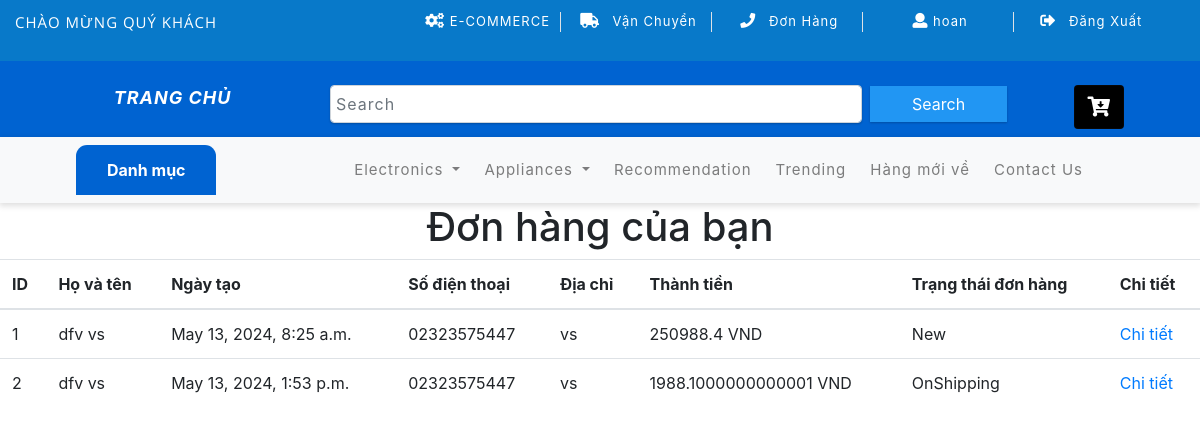
Before: /order/ (signed in) with the older database file.
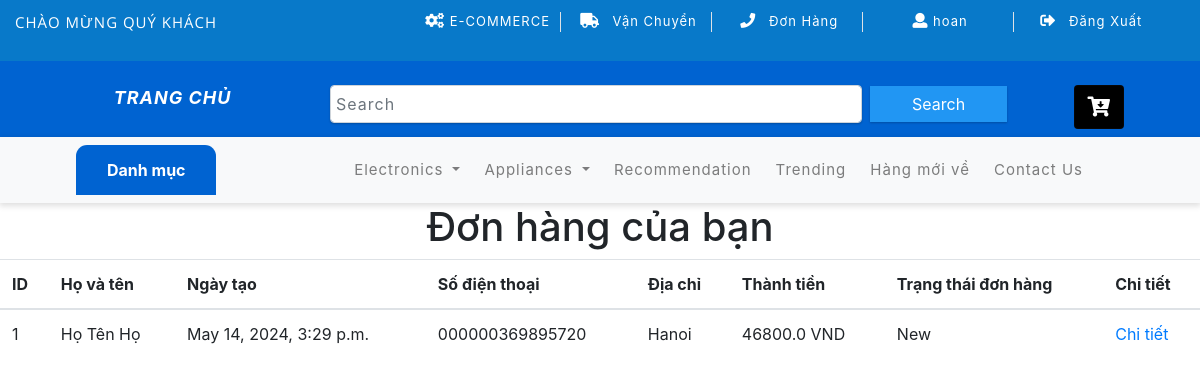
After: the same page with the newer database file.
### order/models.py (models this page shows, shortened)
class Order(models.Model):
    STATUS = (
        ("New", "New"),
        ("Accepted", "Accepted"),
        ("Preaparing", "Preaparing"),
        ("OnShipping", "OnShipping"),
        ("Completed", "Completed"),
        ("Canceled", "Canceled"),
    )
    user = models.ForeignKey(User, on_delete=models.CASCADE)
    name = models.CharField(max_length=10)
    surname = models.CharField(max_length=10)
    address = models.CharField(max_length=150)
    city = models.CharField(max_length=20)
    phone = models.CharField(max_length=20)
    total = models.FloatField()
    note = models.TextField(null=True, default="")
    status = models.CharField(choices=STATUS, default="New", max_length=15)
    create_at = models.DateTimeField(auto_now_add=True)
    update_at = models.DateTimeField(auto_now=True)

### order/views.py (the view)
# urls.py: path("", views.index, name="orderindex"),
@login_required(login_url="/login")
def index(request):
    current_user = request.user
    orders = Order.objects.all().filter(user_id=current_user.id)
    context = {
        "page": "orders",
        "orders": orders,
    }
    return render(request, "order_list.html", context)

### profiles/models.py (called while the page is built)
    def get_absolute_url(self):
        return reverse("profiles:profile", args=[str(self.slug)])

### templates/order_list.html (shortened to what this page needs)
{% extends 'base.html' %}
{% load static %}
{% block css %}
<link href="{%static 'shop/css/orderlist.css' %}" rel="stylesheet">
{% endblock %}
{% block body %}
<div id="demo">
  <center><h1> Đơn hàng của bạn </h1></center>
  <div class="table-responsive-vertical shadow-z-1">
  <table id="table" class="table table-hover table-mc-light-blue">
      <thead>
        <tr>
          <th>ID</th>
          <th> Họ và tên </th>
          <th> Ngày tạo </th>
          <th> Số điện thoại </th>
            <th> Địa chỉ </th>
            <th> Thành tiền </th>
            <th> Trạng thái đơn hàng </th>
            <th> Chi tiết </th>
        </tr>
      </thead>
      <tbody>
       {% for rs in orders %}
        <tr>
          <td data-title="ID">{{rs.id}}</td>
          <td data-title="Full Name">{{ rs.name }}  {{ rs.surname }}</td>
            <td>{{rs.create_at}}</td>
            <td>{{ rs.phone }}</td>
            <td>{{ rs.city }}</td>
            <td>{{ rs.total }} VND </td>
            <td>{{ rs.status }}</td>
          <td data-title="Link">
            <a href="/order/detail/{{ rs.id }}" target="_blank">Chi tiết </a>
          </td>
{% endfor %}
        </tr>
      </tbody>
    </table>
  </div>
                        </div>
{% endblock %}

### templates/base.html (shortened to what this page needs)
{% load static %}
<!DOCTYPE html>
<html lang="en">
<head>
    {% block css %}{% endblock %}
</head>
<body>
{% load bootstrap3 %}
{% load static %}
<!DOCTYPE html>
<html lang="zxx">
<head>
	<link href="{% static 'shop/css/bootstrap.css' %}" rel="stylesheet" type="text/css" media="all" />
	<link href="{% static 'shop/css/style.css' %}" rel="stylesheet" type="text/css" media="all" />
	<link rel="stylesheet" href="{% static 'shop/css/fontawesome-all.css' %}">
	<link href="{% static 'shop/css/popuo-box.css' %}" rel="stylesheet" type="text/css" media="all" />
	<link href="{% static 'shop/css/menu.css' %}" rel="stylesheet" type="text/css" media="all" />
	<link href="{% static 'shop/css/owl.carousel.css' %}" rel="stylesheet" type="text/css" media="all">
	<link rel="stylesheet" type="text/css" href="{% static 'shop/css/main-color.css' %}">
<link href="//maxcdn.bootstrapcdn.com/bootstrap/4.1.1/css/bootstrap.min.css" rel="stylesheet" id="bootstrap-css">
</head>
<body>
	<div class="agile-main-top">
		<div class="container-fluid">
			<div class="row main-top-w3l py-2">
				<div class="col-lg-4 header-most-top">
						<p class="text-white"> <i class="{% static 'fas fa-gift' %}"></i><a href="{% url  'shop:index' %}" class="text-white"> CHÀO MỪNG QUÝ KHÁCH</a></p>
				</div>
				<div class="col-lg-8 header-right mt-lg-0 mt-2">
					<ul>
                        <li class="text-center border-right text-white"><a href="#" class="text-white">	<i class="fas fa-cogs"></i></i> E-COMMERCE</a></li>
						<li class="text-center border-right text-white">
							<a href="#" class="text-white"><i class="fas fa-truck mr-2"></i> Vận Chuyển</a>
						</li>
						<li class="text-center border-right text-white">
							<a href="{% url 'order:orderindex' %}" class="text-white">
								<i class="fas fa-phone mr-2"></i> Đơn Hàng</a></li>
						{% if request.user.is_authenticated %}
						<li class="text-center border-right text-white">
							<a href="{{ request.user.profile.get_absolute_url }}" class="text-white">
								<i class="fa fa-user"></i> {{ request.user}} </a>
						</li>
						<li class="text-center  boarder-right text-white">
							<a href="{% url 'shop:logout' %}"  class="text-white">
								<i class="fas fa-sign-out-alt mr-2"></i> Đăng Xuất </a>
						</li>
					{% endif %}
					</ul>
				</div>
			</div>
		</div>
	</div>
<div class="main-top-bottom">
	<div class="header-bot">
		<div class="container">
			<div class="row header-bot_inner_wthreeinfo_header_mid">
				<div class="col-md-3 logo_agile">
					<h6 class="text-center">
						<a href="{% url  'shop:index' %}" class="font-weight-bold font-italic">
							TRANG CHỦ
						</a>
					</h6>
				</div>
				<div class="col-md-9 header mt-4 mb-md-0 mb-4">
					<div class="row">
						<div class="col-10 agileits_search">
							<form class="form-inline" action='{% url "shop:query" %}' method="GET">
								<input class="form-control mr-sm-2" name="q" type="search" placeholder="Search" aria-label="Search" required>
								<button class="btn my-2 my-sm-0" type="submit">Search</button>
							</form>
						</div>
						<div class="col-2 top_nav_right text-center mt-sm-0 mt-2">
							<div class="wthreecartaits wthreecartaits2 cart cart box_1">
									<a href="{% url 'order:shopcart' %}"><button class="btn w3view-cart" type="submit" name="submit" value="">
										<i class="fas fa-cart-arrow-down"></i>
									</button>
									</a>
							</div>
						</div>
					</div>
				</div>
			</div>
		</div>
	</div>
</div>
	<div class="navbar-inner">
		<div class="container">
			<nav class="navbar navbar-expand-lg navbar-light bg-light">
	<header id="header">
                    <div class="col-lg-12 col-md-4">
                        <div class="vertical-menu vertical-category-block">
							<a href="{% url 'shop:index' %}">
                            <div class="block-title">
                                <span class="menu-title">Danh mục </span>
                            </div>
								</a>
            </div>
        </div>
    </header>
				<div class="collapse navbar-collapse" id="navbarSupportedContent">
					<ul class="navbar-nav ml-auto text-center mr-xl-5">
						<li class="nav-item dropdown mr-lg-2 mb-lg-0 mb-2">
							<a class="nav-link dropdown-toggle" href="#" role="button" data-toggle="dropdown" aria-haspopup="true" aria-expanded="false">
								Electronics
							</a>
						</li>
						<li class="nav-item dropdown mr-lg-2 mb-lg-0 mb-2">
							<a class="nav-link dropdown-toggle" href="#" role="button" data-toggle="dropdown" aria-haspopup="true" aria-expanded="false">
								Appliances
							</a>
						</li>
						<li class="nav-item  mr-lg-2 mb-lg-0 mb-2">
							<a class="nav-link" href="{% url 'matrixfactorization:recommend' %}">Recommendation</a>
							</li>
							<li class="nav-item mr-lg-2 mb-lg-0 mb-2">
								<a class="nav-link" href="{% url 'shop:trending' %}">Trending</a>
							</li>
							<li class="nav-item mr-lg-2 mb-lg-0 mb-2">
								<a class="nav-link" href="{% url 'shop:product_list' %}"> Hàng mới về </a>
							</li>
							<li class="nav-item">
								<a class="nav-link" href="">Contact Us</a>
							</li>
					</ul>
				</div>
			</nav>
		</div>
	</div>
    {% block body %}{% endblock %}
</body>
</html>

### shop/static/shop/css/style.css (style rules this page uses)
@media (min-width: 769px) { .container { padding: 0; } }
.vertical-category-block .block-title { display: block; padding: 13px 30px 13px 17px; border-top-right-radius: 11px; border-top-left-radius: 11px; position: relative; }
.vertical-category-block .block-title .menu-title { font-size: 16px; line-height: 18px; color: #ffffff; font-weight: 700; display: inline-block; padding-left: 14px; }
.vertical-category-block:not(.always) .block-title { cursor: pointer; }
body { font-family: 'Muli', sans-serif; background:#ddd; }
html, body { margin: 0; font-size: 100%; background: #fff; font-family: 'Open Sans', sans-serif; }
body a { text-decoration: none; transition: 0.5s all; -webkit-transition: 0.5s all; -moz-transition: 0.5s all; -o-transition: 0.5s all; -ms-transition: 0.5s all; }
a { transition: 0.5s all; -webkit-transition: 0.5s all; -moz-transition: 0.5s all; -o-transition: 0.5s all; -ms-transition: 0.5s all; }
h1, h2, h3, h4, h5, h6 { margin: 0; font-family: 'Lato', sans-serif; color: black; }
p { margin: 0; letter-spacing: 1px; font-size: 15px; line-height: 1.9; color: #999; font-family: 'Open Sans', sans-serif; }
ul { margin: 0; padding: 0; }
.main-top-w3l { background: #0879c9; }
.main-top-bottom { background: #0063d1; }
.header-most-top p { letter-spacing: 1px; font-size: 15px; }
.header-right ul li { display: inline-block; width: 19%; font-size: 13px; letter-spacing: 1px; }
.header-right ul li a { text-decoration: none; }
.header-right ul li i { font-size: 15px; }
.agileits_search input[type="search"] { color: #191e21; width: 78%; letter-spacing: 1px; padding: 5px; box-shadow: 0px 1px 2px 0px rgba(0, 0, 0, 0.22); }
.agileits_search button { border-radius: 0; background: #2196F3; color: #fff; width: 20%; box-shadow: 0px 1px 2px 0px rgba(0, 0, 0, 0.22); padding: 5px; }
.logo_agile h6 a { color: #FFF; font-size: 18px; text-decoration: none; letter-spacing: 1px; position: relative; }
.logo_agile { padding: 26px 0 21px; }
button.w3view-cart { font-size: 20px; color: #fff; width: 50px; height: 44px; background: #000; border: 1px solid rgba(27, 25, 25, 0.27); }
.navbar-inner { background: #f8f9fa; box-shadow: 0px 2px 6px 1px rgba(0, 0, 0, 0.13); }
.navbar-light .navbar-nav .nav-link { letter-spacing: 1px; font-size: 15px; color: #000; }

Changed rows visible on the page:
removed Order: id "2", name "dfv", surname "vs", create_at "May 13, 2024, 1:53 p.m.", phone "02323575447", city "vs", total "1988.1000000000001", status "OnShipping"
changed Order "New": name "dfv" → "Họ Tên"; surname "vs" → "Họ"; create_at "May 13, 2024, 8:25 a.m." → "May 14, 2024, 3:29 p.m."; phone "02323575447" → "000000369895720"; city "vs" → "Hanoi"; total "250988.4" → "46800.0"
